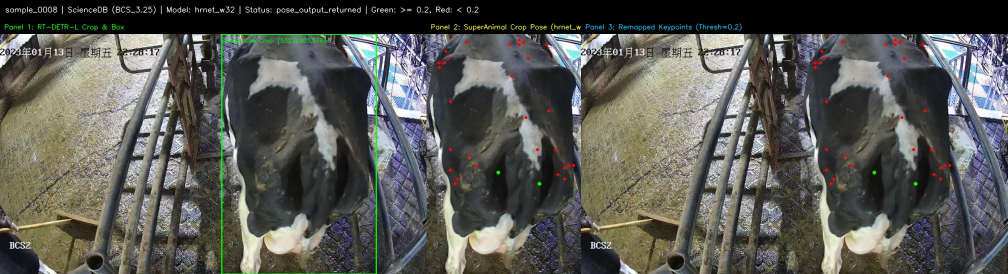
#> input picture docs/audits/assets/perception_audit/pose_expanded_hrnet_w32_sample_0008.jpg, 2015 x 548 px (shown at 1/2 size); its folder holds only this picture in this run
$ python build_pose_contact_sheets.py
#> lines starting #> are read from the running program, lines starting #| are printed output that depends on the picture
"""
Generate visual contact sheets for Step 2.3 Cattle Pose Feasibility Audit.

Reads all 90 committed pose overlay images from `docs/audits/assets/perception_audit/`:
  - 30 ScienceDB (10 HRNet-W32 expanded, 10 HRNet-W32 smoke, 10 ResNet-50 expanded)
  - 30 MmCows (10 HRNet-W32 expanded, 10 HRNet-W32 smoke, 10 ResNet-50 expanded)
  - 30 SideViewCows2026 (10 HRNet-W32 expanded, 10 HRNet-W32 smoke, 10 ResNet-50 expanded)

Outputs 9 high-resolution contact sheets (10 images each) to:
  `docs/audits/assets/pose_visual_review/`
"""

import glob
import os
import re
from typing import Dict, List, Tuple

import cv2
import numpy as np


def extract_metadata(filepath: str) -> Tuple[str, str, str, str]:
    """
    Extract (dataset, model, mode, sample_id) from filename.
    e.g. pose_expanded_hrnet_w32_sample_0001.jpg
    """
    fname = os.path.basename(filepath)
    model = "HRNet-W32" if "hrnet_w32" in fname else ("ResNet-50" if "resnet_50" in fname else "Unknown")
    mode = "Expanded" if "expanded" in fname else ("Smoke" if "smoke" in fname else "Other")

    m = re.search(r"sample_\d+", fname)
    s_id = m.group(0) if m else "sample_unknown"
    num = int(s_id.split("_")[1]) if m else 0

    if num <= 100:
        dataset = "ScienceDB"
    elif num <= 200:
        dataset = "MmCows"
    else:
        dataset = "SideViewCows2026"

    return dataset, model, mode, s_id


def create_contact_sheet(
    title: str,
    image_entries: List[Tuple[str, str, str, str, str]],  # (path, dataset, model, mode, sample_id)
    output_path: str,
    target_width: int = 2200,
) -> None:
    """
    Build a vertically stacked, high-resolution contact sheet.
    Pads each image horizontally to target_width to preserve 100% original sharpness.
    """
    panels = []

    # 1. Main Sheet Header
    header_h = 64
    header = np.zeros((header_h, target_width, 3), dtype=np.uint8)
    header[:] = (45, 30, 20)  # Dark slate blue in BGR

    cv2.putText(
        header,
        title,
        (24, 42),
        cv2.FONT_HERSHEY_SIMPLEX,
        0.85,
        (255, 255, 255),
        2,
        cv2.LINE_AA,
    )
    panels.append(header)

    # 2. Add each image + label bar
    for idx, (img_path, dataset, model, mode, s_id) in enumerate(image_entries, 1):
        img = cv2.imread(img_path)
        if img is None:
            print(f"[WARNING] Could not read {img_path}")
            continue

        ih, iw = img.shape[:2]

        # Pad or resize proportionally to target_width
        if iw != target_width:
            scale = target_width / iw
            new_h = max(1, int(round(ih * scale)))
            img_resized = cv2.resize(img, (target_width, new_h), interpolation=cv2.INTER_AREA)
        else:
            img_resized = img

        panels.append(img_resized)

        # Label bar below image
        bar_h = 38
        bar = np.zeros((bar_h, target_width, 3), dtype=np.uint8)
        bar[:] = (25, 25, 25)  # Dark gray

        fname = os.path.basename(img_path)
        label_text = f"#{idx:02d} | Sample: {s_id} | Dataset: {dataset} | Model: {model} | Mode: {mode} | File: {fname}"
        cv2.putText(
            bar,
            label_text,
            (16, 25),
            cv2.FONT_HERSHEY_SIMPLEX,
            0.55,
            (0, 255, 255),  # Yellow/cyan highlight
            1,
            cv2.LINE_AA,
        )
        panels.append(bar)

        # Thin separator line between samples
        sep_h = 6
        sep = np.zeros((sep_h, target_width, 3), dtype=np.uint8)
        sep[:] = (60, 60, 60)
        panels.append(sep)

    # Stack all panels vertically
    sheet = np.vstack(panels)

    # Save high-quality JPEG
    os.makedirs(os.path.dirname(output_path), exist_ok=True)
    cv2.imwrite(output_path, sheet, [cv2.IMWRITE_JPEG_QUALITY, 92])
    print(f"[OK] Created contact sheet: {output_path} ({sheet.shape[1]}x{sheet.shape[0]}, {len(image_entries)} items)")


def main():
    src_pattern = "docs/audits/assets/perception_audit/pose_*.jpg"
    files = sorted(glob.glob(src_pattern))
    print(f"Total source pose overlays found: {len(files)}")

    # Classify all 90 files
    groups: Dict[str, List[Tuple[str, str, str, str, str]]] = {
        "ScienceDB — HRNet-W32": [],
        "ScienceDB — ResNet-50": [],
        "MmCows — HRNet-W32": [],
        "MmCows — ResNet-50": [],
        "SideViewCows2026 — HRNet-W32": [],
        "SideViewCows2026 — ResNet-50": [],
    }

    unassigned = []
    for f in files:
        dataset, model, mode, s_id = extract_metadata(f)
        key = f"{dataset} — {model}"
        if key in groups:
            groups[key].append((f, dataset, model, mode, s_id))
        else:
            unassigned.append(f)

    if unassigned:
        print(f"[WARNING] Unassigned files: {len(unassigned)}")

    out_dir = "docs/audits/assets/pose_visual_review"
    os.makedirs(out_dir, exist_ok=True)

    generated_sheets = []

    # Map groups to filenames and split into pages of max 10-15 images
    group_slugs = {
        "ScienceDB — HRNet-W32": "sciencedb_hrnet_w32",
        "ScienceDB — ResNet-50": "sciencedb_resnet_50",
        "MmCows — HRNet-W32": "mmcows_hrnet_w32",
        "MmCows — ResNet-50": "mmcows_resnet_50",
        "SideViewCows2026 — HRNet-W32": "sideviewcows2026_hrnet_w32",
        "SideViewCows2026 — ResNet-50": "sideviewcows2026_resnet_50",
    }

    for group_name, items in groups.items():
        slug = group_slugs[group_name]
        # Sort items: Expanded first (by sample_id), then Smoke (by sample_id)
        items_sorted = sorted(items, key=lambda x: (0 if x[3] == "Expanded" else 1, x[4]))

        # Split into pages of 10
        page_size = 10
        pages = [items_sorted[i : i + page_size] for i in range(0, len(items_sorted), page_size)]
        num_pages = len(pages)

        for page_idx, page_items in enumerate(pages, 1):
            sheet_fname = f"{slug}_page{page_idx}.jpg"
            out_path = os.path.join(out_dir, sheet_fname)
            page_mode = page_items[0][3] if all(p[3] == page_items[0][3] for p in page_items) else "Mixed"
            sheet_title = f"{group_name} ({page_mode} Audit — Page {page_idx}/{num_pages}) | {len(page_items)} Overlays"

            create_contact_sheet(
                title=sheet_title,
                image_entries=page_items,
                output_path=out_path,
                target_width=2200,
            )
#> in create_contact_sheet, img is the input picture: shape (548, 2015, 3); mean B, G, R 83.8, 88.8, 88.4
#> in create_contact_sheet, `img_resized = cv2.resize(img, (target_width, new_h), interpolation=cv2..`:
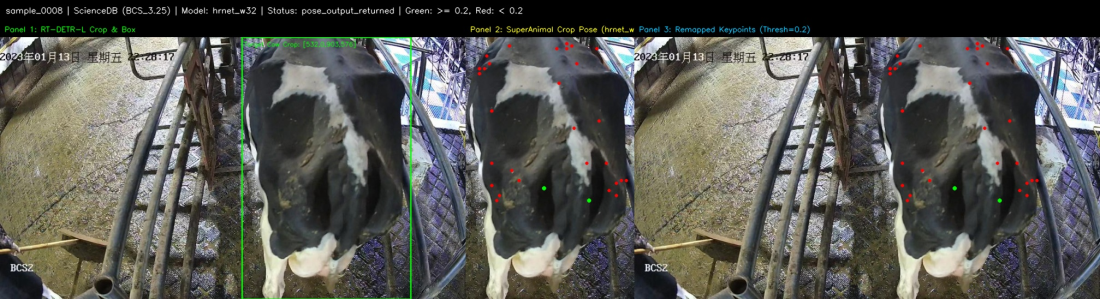
#> img_resized: shape (598, 2200, 3) (shown at 1/2 size); mean B, G, R 83.7, 88.7, 88.3
#> in create_contact_sheet, `sheet = np.vstack(panels)`:
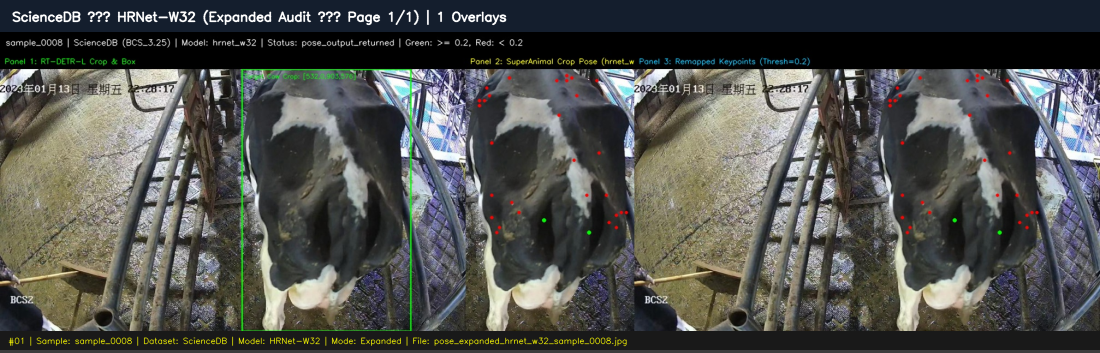
#> sheet: shape (706, 2200, 3) (shown at 1/2 size); mean of channels 0, 1, 2 77.8, 81.3, 80.1; drawn as B, G, R
#| [OK] Created contact sheet: docs/audits/assets/pose_visual_review/sciencedb_hrnet_w32_page1.jpg (2200x706, 1 items)
            generated_sheets.append((group_name, sheet_fname, len(page_items), page_mode, out_path))

    print("\nSummary of Generated Contact Sheets:")
    total_included = sum(s[2] for s in generated_sheets)
    print(f"Total contact sheets: {len(generated_sheets)}")
    print(f"Total overlays included: {total_included} / {len(files)}")
    assert total_included == len(files), f"Mismatch! {total_included} != {len(files)}"
    print("[VERIFIED] Every source overlay is represented exactly once!")


if __name__ == "__main__":
    main()
